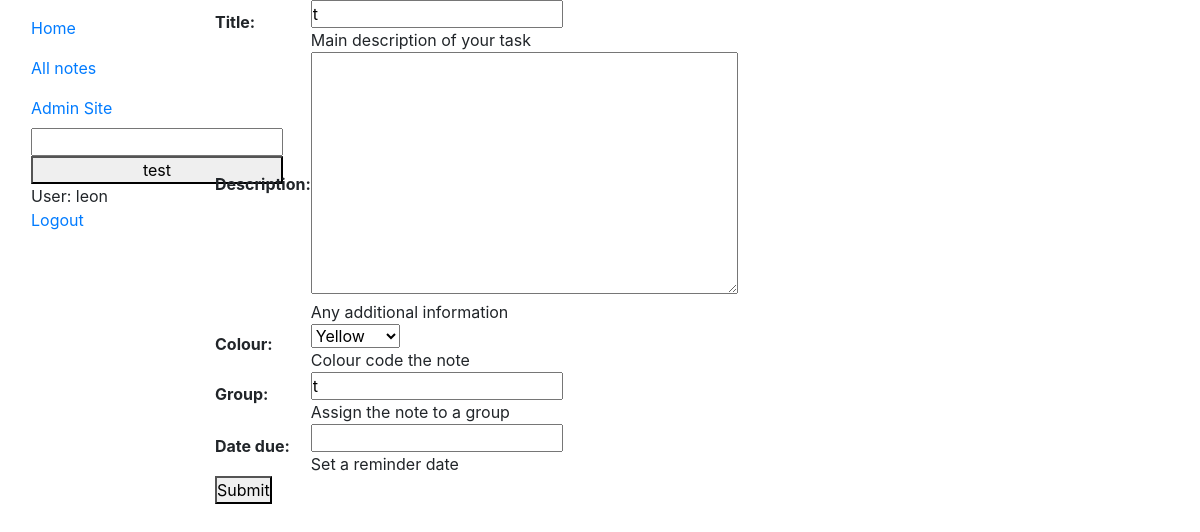
The page /note/20 (signed in) on the database as committed earlier.
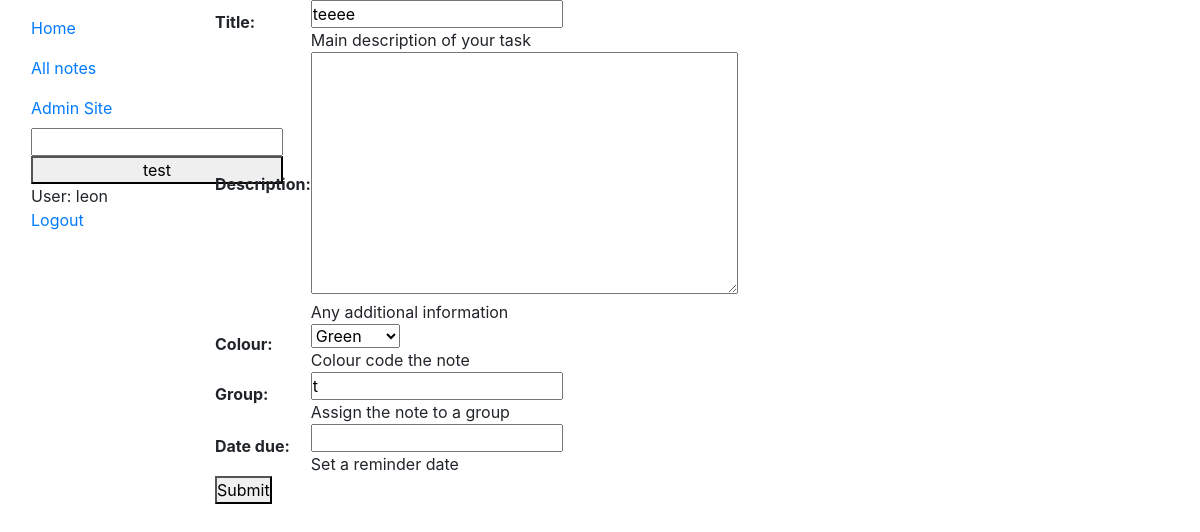
The same page on the database as committed later.
### notesApp/models.py (models this page shows, shortened)
class Note(models.Model):
    colourChoices = (
        ('blue', 'Blue'),
        ('red', 'Red'),
        ('green', 'Green'),
        ('yellow', 'Yellow'),
    )
    owner = models.ForeignKey(User, on_delete=models.CASCADE)
    title = models.CharField(
        max_length=50, help_text="Main description of your task")
    description = models.TextField(
        blank=True, null=True, help_text="Any additional information")
    colour = models.CharField(blank=True, null=True,
                              max_length=50, choices=colourChoices, help_text="Colour code the note")
    group = models.CharField(
        blank=True, null=True, max_length=50, help_text="Assign the note to a group")
    dateCreated = models.DateTimeField(
        auto_now_add=True, verbose_name='date created')
    dateDue = models.DateTimeField(
        blank=True, null=True, help_text="Set a reminder date", verbose_name='date due')
    class Meta:
        ordering = ["dateCreated"]

### notesApp/views.py (the view)
# urls.py: path('note/<int:pk>', views.EditNote, name='editNote'),
@login_required
def EditNote(request, pk):
    note = get_object_or_404(Note, pk=pk)
    if note.owner != request.user:
        raise Http404("You can only edit your own notes.")
    if request.method == 'POST':
        form = NoteForm(request.POST, instance=note)
        if form.is_valid():
            form.save()
            return redirect('notes')
    else:
        form = NoteForm(instance=note)
    return render(request, 'notesApp/noteForm.html', {'form': form })

### notesApp/forms.py
class NoteForm(forms.ModelForm):
    class Meta:
        model = Note
        exclude = ['owner']

### templates/notesApp/noteForm.html (shortened to what this page needs)
{% extends "base.html" %}
{% block content %}
  <form action="" method="POST">
    <table>
      {{ form }}
    </table>
    <button type="submit">Submit</button>
  </form>
{% endblock %}

Rows that differ between the two databases and show on the page:
changed Note: title "t" → "teeee"; colour "Yellow" → "Green"
